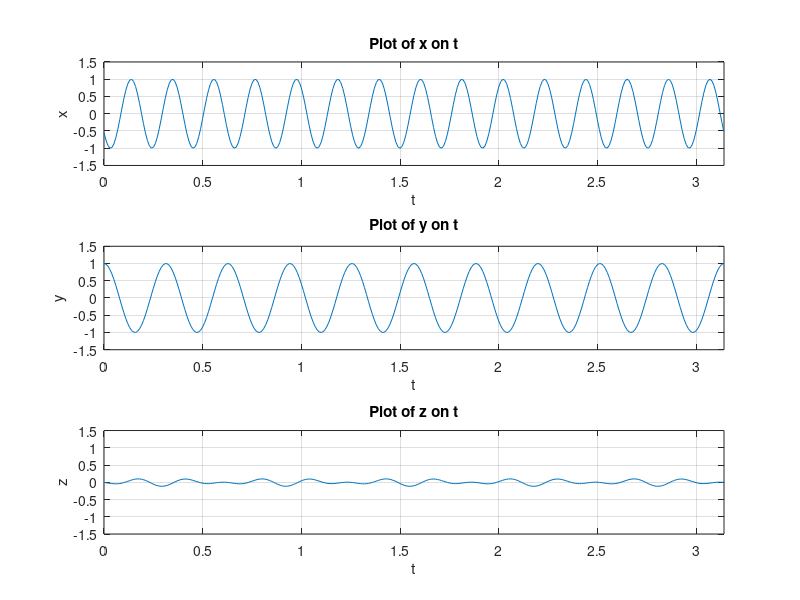

Write the MATLAB code that produced this figure.
%{
****************************************************************************
* Copyright         : 2024 Jaylen Avtarovski
* File Name         : Q3a.m
* Description       : This file contains the code for Question 3a in Tute 1
*
****************************************************************************
%}

dt = 0.01;
t1 = 0:dt:pi;
t2 = 0:dt:pi;

ts = min(t1) + min(t2);
te = max(t1) + max(t2);

t = ts:dt:te;

x = sin((30*t1) + 10);
y = cos(20*t2);

z = conv(x,y) * dt;

% x over t
subplot(3, 1, 1);
plot(t1, x);
grid on;
xlabel('t');
ylabel('x');
title('Plot of x on t');
axis([0 pi -1.5 1.5]);

% y over t
subplot(3, 1, 2);
plot(t2, y);
grid on;
xlabel('t');
ylabel('y');
title('Plot of y on t');
axis([0 pi -1.5 1.5]);

% z over t
subplot(3,1,3);
plot(t, z);
grid on;
xlabel('t');
ylabel('z');
title('Plot of z on t');
axis([0 pi -1.5 1.5]);